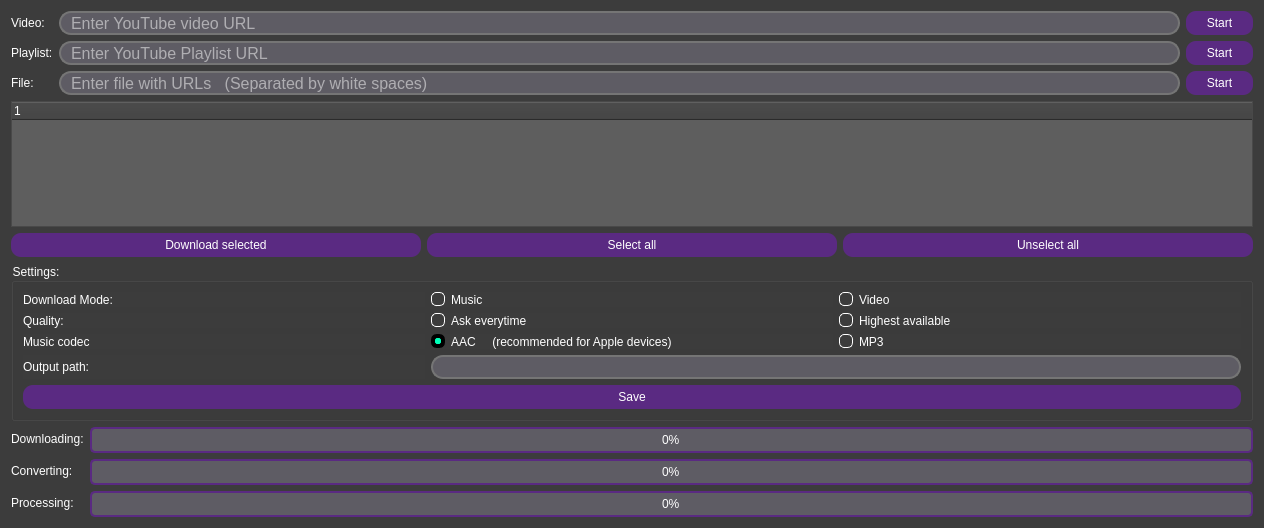
<?xml version="1.0" encoding="UTF-8"?>
<ui version="4.0">
 <class>VidFetch</class>
 <widget class="QWidget" name="VidFetch">
  <property name="geometry">
   <rect>
    <x>0</x>
    <y>0</y>
    <width>1264</width>
    <height>528</height>
   </rect>
  </property>
  <property name="windowTitle">
   <string>VidFetch v1.0  (GPLv3)</string>
  </property>
  <property name="styleSheet">
   <string notr="true">QWidget {
color: white;
background-color: rgb(60, 60, 60);
}

QLineEdit {
    border: 2px solid #757575;
    border-radius: 12px;
    padding: 0 8px;
    background: rgb(94, 92, 100); 
    color: #FFFFFF; 
    font-size: 16px;
    height: 20px;
}

QLineEdit:focus {
    border-color: rgb(107, 0, 255)
}

QLineEdit:disabled {
    background: #444444;  
    color: #aaaaaa; 
    border-color: #aaaaaa;
}

QPushButton {
        background-color: #5a2a82;
        color: #ffffff; 
        border: none;
        border-radius: 10px;
        padding: 5px 20px; 
        font-size: 12px;
        outline: none;
    }
    
    QPushButton:hover {
        background-color: #7b3ca3; 
    }

    QPushButton:pressed {
        background-color: #481f61; 
    }

    QPushButton:disabled {
        background-color: #3f1d4d; 
        color: #8a7b9a; 
    }

QProgressBar {
    border: 2px solid #5a2a82;
    border-radius: 5px;
    text-align: center;
    background-color: rgb(94, 92, 100);
}

QProgressBar::chunk {
    background-color: #5a2a82;
    width: 10px; /* You can adjust this to change the width of the 'chunk' */
}
QRadioButton {
	color: (255,255,255)}

QRadioButton::indicator::unchecked {
	border: 1px solid white;
	border-radius: 5px;
}


QRadioButton::indicator:checked {
    border : 4px solid;
	border-color: black;
	border-radius: 6px;
	background-color: rgb(0, 255, 183);

}

QSlider::groove:horizontal {
    border: 1px solid #5a2a82;
    height: 8px;
    background: #e0e0e0;
    margin: 0px;
    border-radius: 4px;
}

QSlider::handle:horizontal {
    background: #5a2a82;
    border: 1px solid #5a2a82;
    width: 18px;
    margin: -6px 0;
    border-radius: 9px;
}

QSlider::add-page:horizontal {
    background: #e0e0e0;
}

QSlider::sub-page:horizontal {
    background: #5a2a82;
}

QTreeWidget {
    background-color: rgb(94, 94, 94);
    color: white;
}

QTreeWidget::header {
    background-color: rgb(94, 94, 94);
    color: black; /* Set color to black or any other color that you prefer for the header text */
}
</string>
  </property>
  <layout class="QGridLayout" name="gridLayout_4">
   <item row="0" column="0">
    <layout class="QGridLayout" name="gridLayout">
     <item row="2" column="2">
      <widget class="QPushButton" name="button_start_file">
       <property name="text">
        <string>Start</string>
       </property>
      </widget>
     </item>
     <item row="2" column="0">
      <widget class="QLabel" name="label_file">
       <property name="styleSheet">
        <string/>
       </property>
       <property name="text">
        <string>File:</string>
       </property>
      </widget>
     </item>
     <item row="0" column="0">
      <widget class="QLabel" name="label_video">
       <property name="text">
        <string>Video:</string>
       </property>
      </widget>
     </item>
     <item row="0" column="1">
      <widget class="QLineEdit" name="lineedit_video_url">
       <property name="placeholderText">
        <string>Enter YouTube video URL</string>
       </property>
      </widget>
     </item>
     <item row="1" column="2">
      <widget class="QPushButton" name="button_start_playlist">
       <property name="text">
        <string>Start</string>
       </property>
      </widget>
     </item>
     <item row="2" column="1">
      <widget class="QLineEdit" name="lineedit_file">
       <property name="placeholderText">
        <string>Enter file with URLs   (Separated by white spaces)</string>
       </property>
      </widget>
     </item>
     <item row="1" column="1">
      <widget class="QLineEdit" name="lineedit_playlist_url">
       <property name="placeholderText">
        <string>Enter YouTube Playlist URL</string>
       </property>
      </widget>
     </item>
     <item row="1" column="0">
      <widget class="QLabel" name="label_playlist">
       <property name="text">
        <string>Playlist:</string>
       </property>
      </widget>
     </item>
     <item row="0" column="2">
      <widget class="QPushButton" name="button_start_video">
       <property name="text">
        <string>Start</string>
       </property>
      </widget>
     </item>
    </layout>
   </item>
   <item row="1" column="0">
    <layout class="QVBoxLayout" name="verticalLayout">
     <item>
      <widget class="QTreeWidget" name="tree_widget">
       <property name="styleSheet">
        <string notr="true"/>
       </property>
       <column>
        <property name="text">
         <string notr="true">1</string>
        </property>
       </column>
      </widget>
     </item>
     <item>
      <layout class="QHBoxLayout" name="horizontalLayout">
       <item>
        <widget class="QPushButton" name="button_download_tree_widget">
         <property name="text">
          <string>Download selected</string>
         </property>
        </widget>
       </item>
       <item>
        <widget class="QPushButton" name="download_select_all">
         <property name="text">
          <string>Select all</string>
         </property>
        </widget>
       </item>
       <item>
        <widget class="QPushButton" name="download_unselect_all">
         <property name="text">
          <string>Unselect all</string>
         </property>
        </widget>
       </item>
      </layout>
     </item>
    </layout>
   </item>
   <item row="2" column="0">
    <widget class="QGroupBox" name="groupbox_settings">
     <property name="title">
      <string>Settings:</string>
     </property>
     <layout class="QGridLayout" name="gridLayout_3">
      <item row="0" column="0" colspan="2">
       <layout class="QGridLayout" name="gridLayout_2">
        <item row="1" column="1">
         <widget class="QRadioButton" name="radio_quality_ask">
          <property name="text">
           <string>Ask everytime</string>
          </property>
          <property name="checked">
           <bool>false</bool>
          </property>
         </widget>
        </item>
        <item row="1" column="2">
         <widget class="QRadioButton" name="radio_quality_highest">
          <property name="text">
           <string>Highest available</string>
          </property>
          <property name="checked">
           <bool>false</bool>
          </property>
         </widget>
        </item>
        <item row="0" column="1">
         <widget class="QRadioButton" name="radio_mode_music">
          <property name="text">
           <string>Music</string>
          </property>
          <property name="checked">
           <bool>false</bool>
          </property>
         </widget>
        </item>
        <item row="0" column="2">
         <widget class="QRadioButton" name="radio_mode_video">
          <property name="text">
           <string>Video</string>
          </property>
         </widget>
        </item>
        <item row="2" column="1">
         <widget class="QRadioButton" name="radio_codec_aac">
          <property name="text">
           <string>AAC     (recommended for Apple devices)</string>
          </property>
          <property name="checked">
           <bool>true</bool>
          </property>
         </widget>
        </item>
        <item row="2" column="2">
         <widget class="QRadioButton" name="radio_codec_mp3">
          <property name="text">
           <string>MP3</string>
          </property>
         </widget>
        </item>
        <item row="1" column="0">
         <widget class="QLabel" name="label_quality">
          <property name="text">
           <string>Quality:</string>
          </property>
         </widget>
        </item>
        <item row="3" column="0">
         <widget class="QLabel" name="label_output_path">
          <property name="text">
           <string>Output path:</string>
          </property>
         </widget>
        </item>
        <item row="3" column="1" colspan="2">
         <widget class="QLineEdit" name="lineedit_output_path"/>
        </item>
        <item row="0" column="0">
         <widget class="QLabel" name="label_download_mode">
          <property name="text">
           <string>Download Mode: </string>
          </property>
         </widget>
        </item>
        <item row="2" column="0">
         <widget class="QLabel" name="label_music_codec">
          <property name="text">
           <string>Music codec</string>
          </property>
         </widget>
        </item>
       </layout>
      </item>
      <item row="1" column="0" colspan="2">
       <widget class="QPushButton" name="button_settings_save">
        <property name="text">
         <string>Save</string>
        </property>
       </widget>
      </item>
     </layout>
    </widget>
   </item>
   <item row="3" column="0">
    <layout class="QFormLayout" name="formLayout">
     <item row="0" column="1">
      <widget class="QProgressBar" name="progressbar_download">
       <property name="value">
        <number>0</number>
       </property>
      </widget>
     </item>
     <item row="0" column="0">
      <widget class="QLabel" name="label_downloading">
       <property name="text">
        <string>Downloading:</string>
       </property>
      </widget>
     </item>
     <item row="1" column="0">
      <widget class="QLabel" name="label_converting">
       <property name="text">
        <string>Converting:</string>
       </property>
      </widget>
     </item>
     <item row="1" column="1">
      <widget class="QProgressBar" name="progressbar_converting">
       <property name="value">
        <number>0</number>
       </property>
      </widget>
     </item>
     <item row="2" column="1">
      <widget class="QProgressBar" name="progressbar_processing">
       <property name="value">
        <number>0</number>
       </property>
      </widget>
     </item>
     <item row="2" column="0">
      <widget class="QLabel" name="label_processing">
       <property name="text">
        <string>Processing:</string>
       </property>
      </widget>
     </item>
    </layout>
   </item>
  </layout>
 </widget>
 <resources/>
 <connections/>
</ui>
